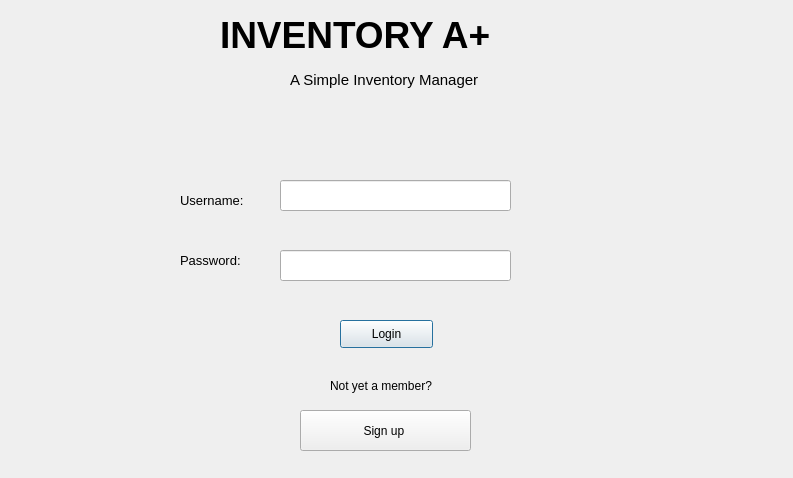
<?xml version="1.0" encoding="UTF-8"?>
<ui version="4.0">
 <class>LoginScreen</class>
 <widget class="QDialog" name="LoginScreen">
  <property name="geometry">
   <rect>
    <x>0</x>
    <y>0</y>
    <width>793</width>
    <height>478</height>
   </rect>
  </property>
  <property name="windowTitle">
   <string>User Login</string>
  </property>
  <property name="windowIcon">
   <iconset>
    <normaloff>C:/Users/Merk/Desktop/HokeysDotaIcon.png</normaloff>C:/Users/Merk/Desktop/HokeysDotaIcon.png</iconset>
  </property>
  <widget class="QLabel" name="label">
   <property name="geometry">
    <rect>
     <x>220</x>
     <y>10</y>
     <width>381</width>
     <height>51</height>
    </rect>
   </property>
   <property name="text">
    <string>&lt;html&gt;&lt;head/&gt;&lt;body&gt;&lt;p&gt;&lt;span style=&quot; font-size:28pt; font-weight:600;&quot;&gt;INVENTORY A+&lt;/span&gt;&lt;/p&gt;&lt;/body&gt;&lt;/html&gt;</string>
   </property>
  </widget>
  <widget class="QLabel" name="label_2">
   <property name="geometry">
    <rect>
     <x>290</x>
     <y>60</y>
     <width>231</width>
     <height>41</height>
    </rect>
   </property>
   <property name="text">
    <string>&lt;html&gt;&lt;head/&gt;&lt;body&gt;&lt;p&gt;&lt;span style=&quot; font-size:11pt;&quot;&gt;A Simple Inventory Manager&lt;/span&gt;&lt;/p&gt;&lt;/body&gt;&lt;/html&gt;</string>
   </property>
  </widget>
  <widget class="QPushButton" name="pushButton">
   <property name="geometry">
    <rect>
     <x>340</x>
     <y>320</y>
     <width>93</width>
     <height>28</height>
    </rect>
   </property>
   <property name="text">
    <string>Login</string>
   </property>
  </widget>
  <widget class="QPushButton" name="pushButton_2">
   <property name="geometry">
    <rect>
     <x>300</x>
     <y>410</y>
     <width>171</width>
     <height>41</height>
    </rect>
   </property>
   <property name="text">
    <string>Sign up </string>
   </property>
  </widget>
  <widget class="QLabel" name="label_3">
   <property name="geometry">
    <rect>
     <x>330</x>
     <y>370</y>
     <width>141</width>
     <height>31</height>
    </rect>
   </property>
   <property name="text">
    <string>Not yet a member?</string>
   </property>
  </widget>
  <widget class="QLabel" name="label_4">
   <property name="geometry">
    <rect>
     <x>180</x>
     <y>180</y>
     <width>81</width>
     <height>41</height>
    </rect>
   </property>
   <property name="text">
    <string>&lt;html&gt;&lt;head/&gt;&lt;body&gt;&lt;p&gt;&lt;span style=&quot; font-size:10pt;&quot;&gt;Username:&lt;/span&gt;&lt;/p&gt;&lt;/body&gt;&lt;/html&gt;</string>
   </property>
  </widget>
  <widget class="QLabel" name="label_5">
   <property name="geometry">
    <rect>
     <x>180</x>
     <y>240</y>
     <width>81</width>
     <height>41</height>
    </rect>
   </property>
   <property name="text">
    <string>&lt;html&gt;&lt;head/&gt;&lt;body&gt;&lt;p&gt;&lt;span style=&quot; font-size:10pt;&quot;&gt;Password:&lt;/span&gt;&lt;/p&gt;&lt;/body&gt;&lt;/html&gt;</string>
   </property>
  </widget>
  <widget class="QLineEdit" name="lineEdit">
   <property name="geometry">
    <rect>
     <x>280</x>
     <y>180</y>
     <width>231</width>
     <height>31</height>
    </rect>
   </property>
  </widget>
  <widget class="QLineEdit" name="lineEdit_2">
   <property name="geometry">
    <rect>
     <x>280</x>
     <y>250</y>
     <width>231</width>
     <height>31</height>
    </rect>
   </property>
   <property name="inputMask">
    <string notr="true"/>
   </property>
   <property name="text">
    <string notr="true"/>
   </property>
   <property name="maxLength">
    <number>32767</number>
   </property>
   <property name="frame">
    <bool>true</bool>
   </property>
   <property name="echoMode">
    <enum>QLineEdit::PasswordEchoOnEdit</enum>
   </property>
   <property name="placeholderText">
    <string/>
   </property>
   <property name="clearButtonEnabled">
    <bool>false</bool>
   </property>
  </widget>
 </widget>
 <resources/>
 <connections/>
</ui>
